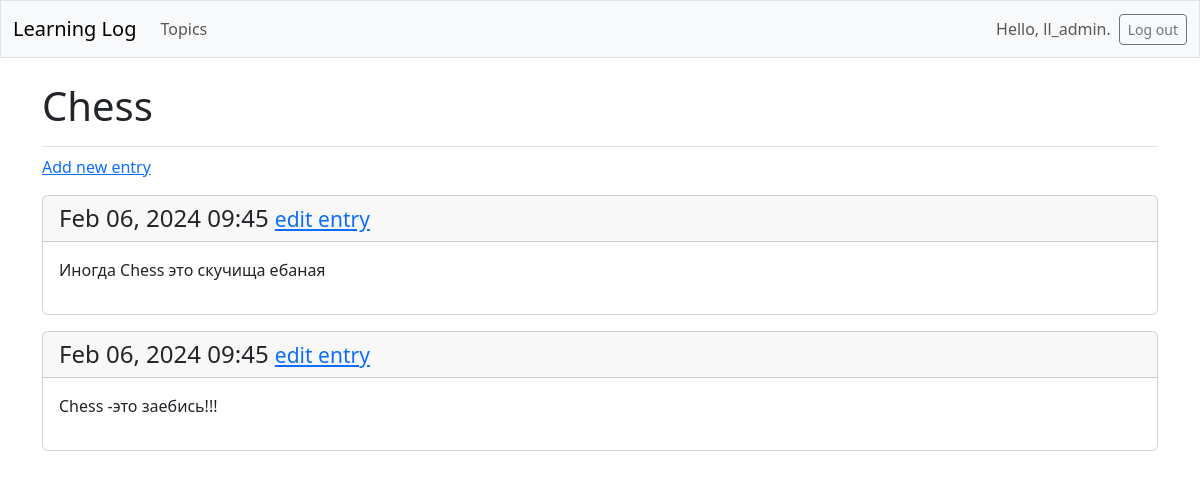
The app's page /topics/1/ (signed in), older data.
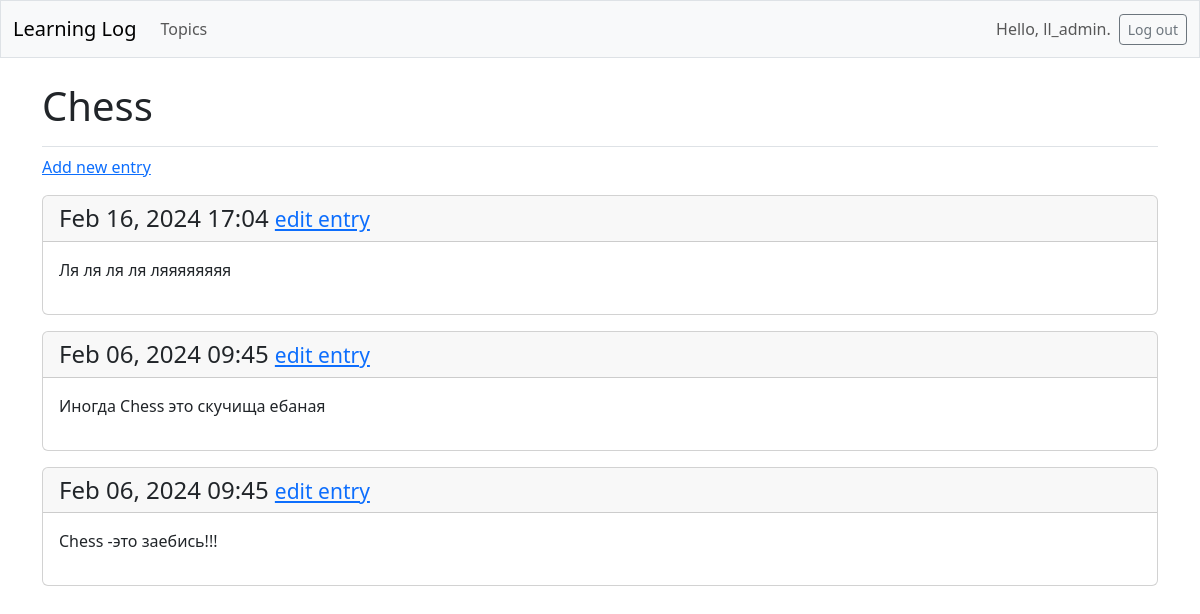
The same page, newer data.
### learning_logs/models.py (models this page shows, shortened)
class Entry(models.Model):
    topic = models.ForeignKey(Topic, on_delete=models.CASCADE)
    text = models.TextField()
    date_added = models.DateTimeField(auto_now_add=True)
    class Meta:
        verbose_name_plural = 'entries'

### learning_logs/views.py (the view)
# urls.py: path('topics/<int:topic_id>/', views.topic, name='topic'),
@login_required
def topic(request, topic_id):
    topic = Topic.objects.get(id=topic_id)
    entries = topic.entry_set.order_by('-date_added')
    context = {'topic': topic, 'entries': entries}
    return render(request, 'learning_logs/topic.html', context)

### learning_logs/templates/learning_logs/topic.html
{% extends 'learning_logs/base.html' %}
{% block page_header %}
  <h1>{{ topic.text }}</h1>
{% endblock page_header %}
{% block content %}
  <p>
    <a href="{% url 'learning_logs:new_entry' topic.id %}">Add new entry</a>
  </p>
  {% for entry in entries %}
    <div class="card mb-3">
      <h4 class="card-header">
        {{ entry.date_added|date:'M d, Y H:i' }}
        <small><a href="{% url 'learning_logs:edit_entry' entry.id %}">
          edit entry</a></small>
      </h4>
      <div class="card-body">{{ entry.text|linebreaks }}</div>
    </div>
  {% empty %}
    <p>There are no entries for this topic yet.</p>
  {% endfor %}
{% endblock content %}

Row changes from the older to the newer data that the page shows:
added Entry: date_added "Feb 16, 2024 17:04", text "Ля ля ля ля ляяяяяяяя"
